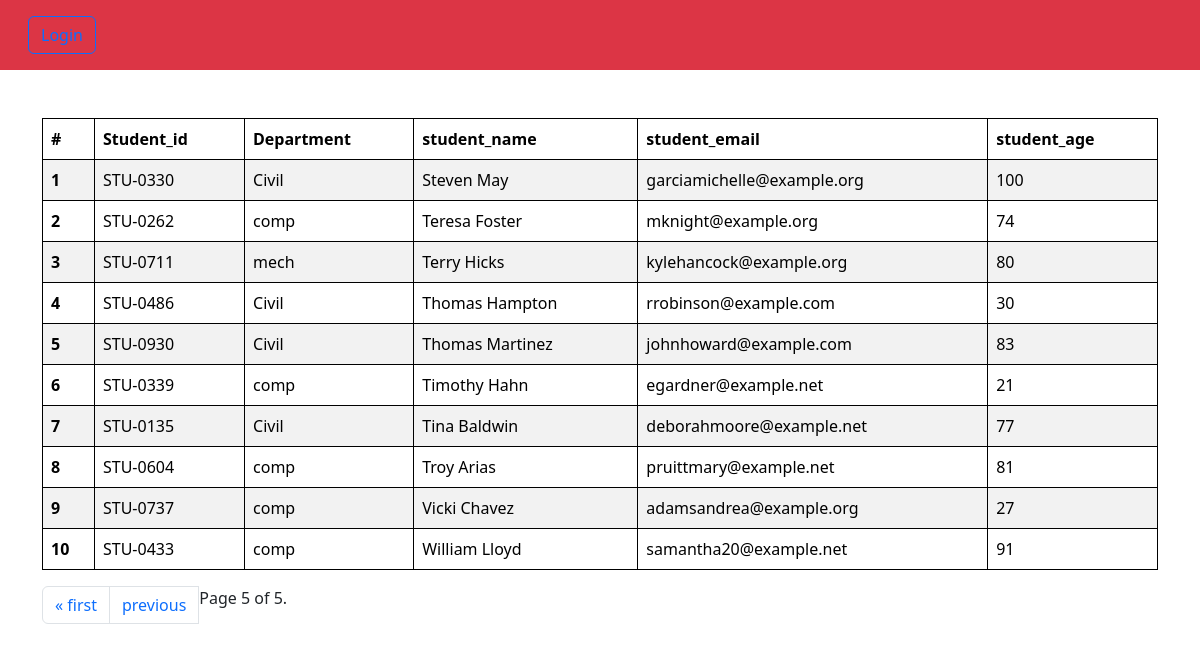
The app's page /students/?page=5 with its own data.
### vege/models.py (models this page shows, shortened)
class Student(models.Model):
    department = models.ForeignKey(Department, related_name='depart', on_delete=models.CASCADE) # department ke sath student ko link kar diya taki pata chale ki kaunse student kaunse department me hai
    student_id = models.OneToOneField(StudentID , related_name='studentid',on_delete=models.CASCADE) # student_id ke sath student ko link kar diya taki pata chale ki kaunse student kaunse student_id ke sath hai
    student_name = models.CharField(max_length=100)
    student_email = models.EmailField(unique=True)
    student_age = models.IntegerField(default=10)
    student_address = models.TextField()
    class Meta:
        ordering = ['student_name'] # student_name ko alphabetical order me show karne ke liye
        verbose_name = 'Student' # admin panel me Student ke jagah Student show hoga

class StudentID(models.Model):
    student_id = models.CharField(max_length=100)
    def __str__(self) -> str:
        return self.student_id

class Department(models.Model):
    department = models.CharField(max_length=100)
    def __str__(self) -> str:
        return self.department
    class Meta:
        ordering = ['department'] # department ko alphabetical order me show karne ke liye

### vege/views.py (the view)
# urls.py: path('students/', get_students, name="get_students")
def get_students(request):
    queryset = Student.objects.all() # sabhi students ko fetch kiya
    paginator = Paginator(queryset, 25)  # Show 25 contacts per page.
    page_number = request.GET.get("page", 1)  # agar page number nahi hai to default 1 set kar diya
    page_obj = paginator.get_page(page_number)
    return render(request, 'report/students.html', {'queryset': page_obj})
    print(page_obj)  # page_obj me current page ka data hai, isse template me use kar sakte hai

### vege/templates/report/students.html (shortened to what this page needs)
{% extends "base.html" %}
{% block start %}
<div class="container mt-5">
<table class="table table-striped">
  <thead>
    <tr>
      <th scope="col">#</th>
      <th scope="col">Student_id</th>
      <th scope="col">Department</th>
      <th scope="col">student_name</th>
      <th scope="col">student_email</th>
      <th scope="col">student_age</th>
    </tr>
  </thead>
  <tbody>
    {% for student in queryset %}
    <tr>
      <th scope="row">{{ forloop.counter }}</th>
      <td>{{ student.student_id }}</td>
      <td>{{ student.department }}</td>
      <td>{{ student.student_name }}</td>
      <td>{{ student.student_email }}</td>
      <td>{{ student.student_age }}</td>
    </tr>
    {% endfor %}
  </tbody>
</table>
    <nav aria-label="Page navigation example">
    <ul class="pagination">
        {% if queryset.has_previous %}
            <li class="page-item"><a class="page-link" href="?page=1">&laquo; first</a></li>
            <li class="page-item"><a class="page-link" href="?page={{ queryset.previous_page_number }}">previous</a></li>
        {% endif %}
        <span class="current">
            Page {{ queryset.number }} of {{ queryset.paginator.num_pages }}.
        </span>
</ul>
</nav>
</div>
{% endblock %}

### home/templates/base.html (style rules this page uses)
table, th, td { border: 1px solid black; }

### records on screen
Student: student_id "STU-0330", department "Civil", student_name "Steven May", student_email "garciamichelle@example.org", student_age "100"
Student: student_id "STU-0262", department "comp", student_name "Teresa Foster", student_email "mknight@example.org", student_age "74"
Student: student_id "STU-0711", department "mech", student_name "Terry Hicks", student_email "kylehancock@example.org", student_age "80"
Student: student_id "STU-0486", department "Civil", student_name "Thomas Hampton", student_email "rrobinson@example.com", student_age "30"
Student: student_id "STU-0930", department "Civil", student_name "Thomas Martinez", student_email "johnhoward@example.com", student_age "83"
Student: student_id "STU-0339", department "comp", student_name "Timothy Hahn", student_email "egardner@example.net", student_age "21"
Student: student_id "STU-0135", department "Civil", student_name "Tina Baldwin", student_email "deborahmoore@example.net", student_age "77"
Student: student_id "STU-0604", department "comp", student_name "Troy Arias", student_email "pruittmary@example.net", student_age "81"
Student: student_id "STU-0737", department "comp", student_name "Vicki Chavez", student_email "adamsandrea@example.org", student_age "27"
Student: student_id "STU-0433", department "comp", student_name "William Lloyd", student_email "samantha20@example.net", student_age "91"

### other values on screen
{{ queryset.number }} "5"
{{ queryset.paginator.num_pages }} "5"
